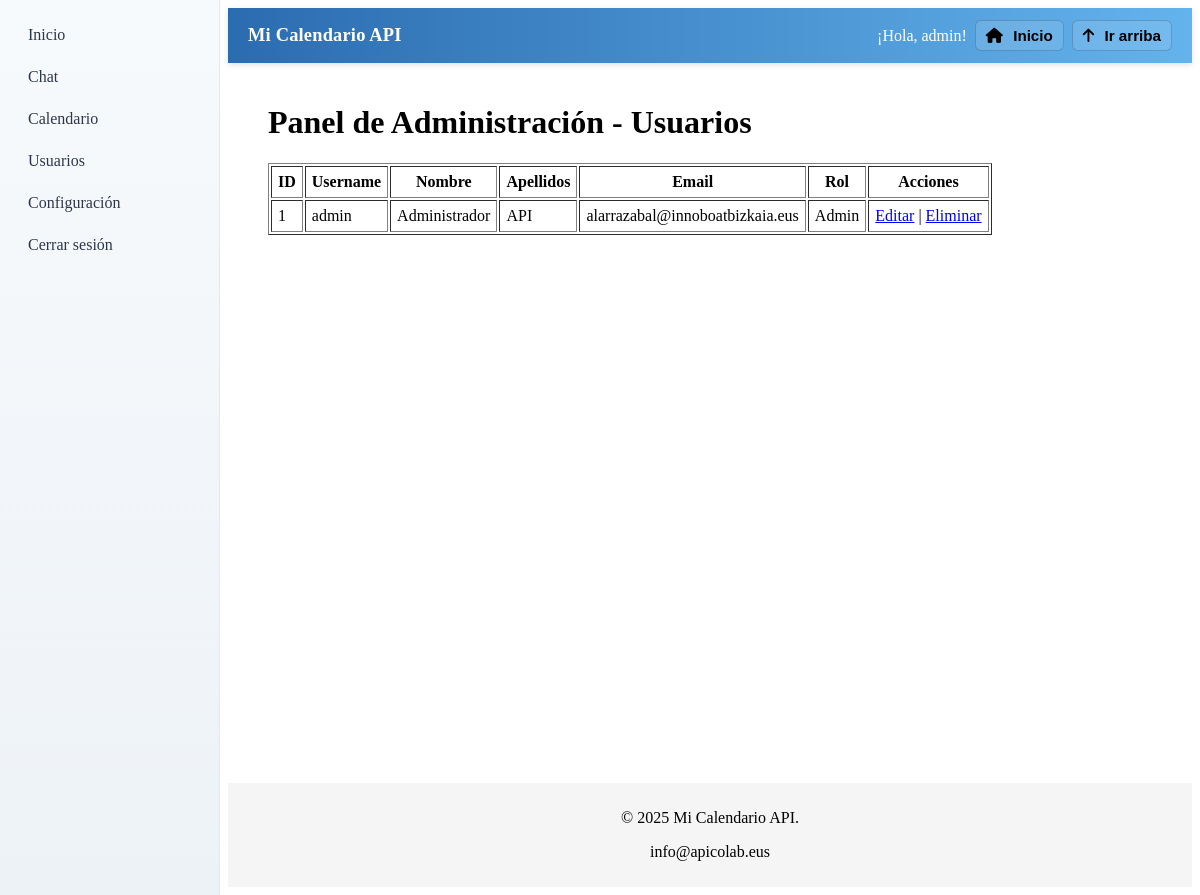
The app's page /app/usuarios/index.php (signed in), older data.
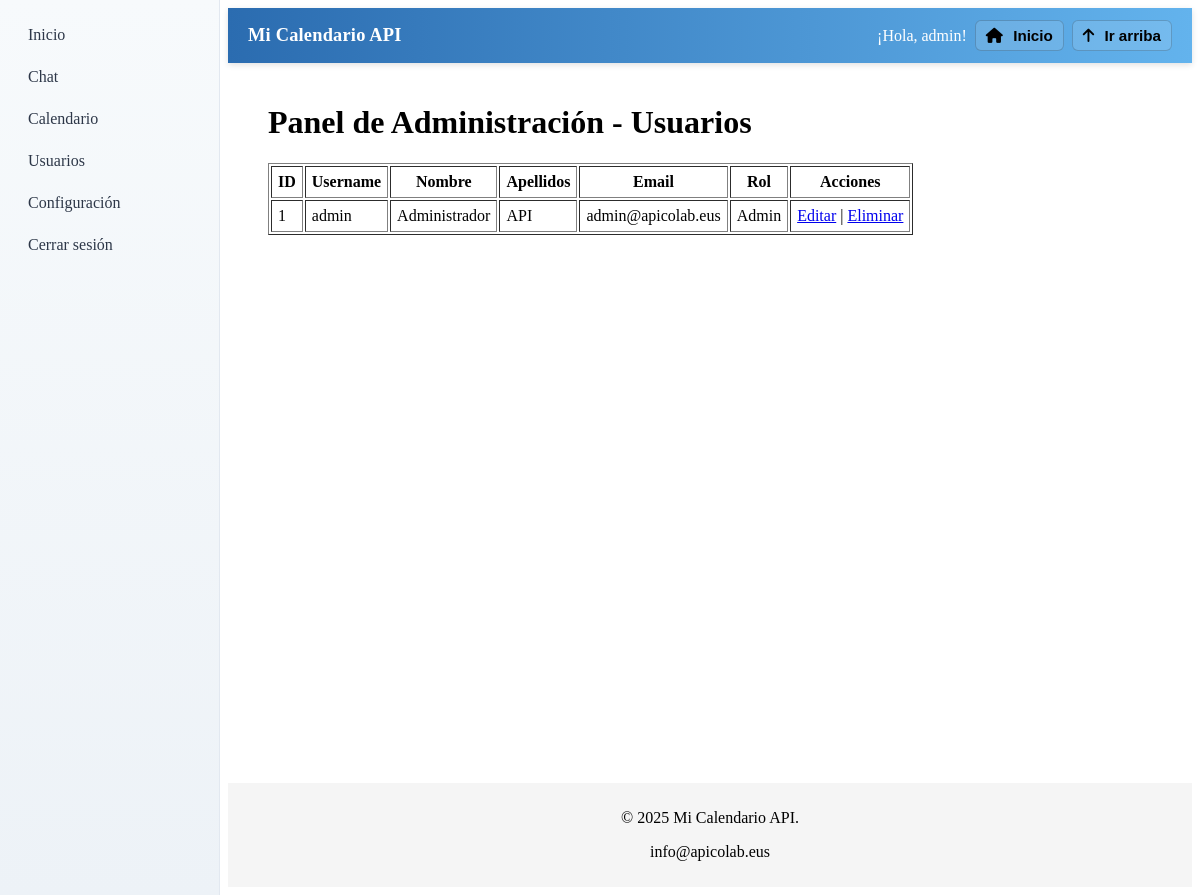
The same page, newer data.
### tables this page shows
CREATE TABLE `Usuarios` (
  `id` int(11) NOT NULL COMMENT 'Id unico que identifica al usuario',
  `username` varchar(20) NOT NULL COMMENT 'Username del usuario',
  `nombre` varchar(50) NOT NULL COMMENT 'Nombre del usuario',
  `apellidos` varchar(255) NOT NULL COMMENT 'Apellido del usuario',
  `mail` varchar(255) NOT NULL COMMENT 'mail del usuario',
  `password` varchar(255) NOT NULL COMMENT 'Contraseña del usuario',
  `activo` int(1) NOT NULL COMMENT 'Estado del usuario: 0-> Desactivado; 1-> Activo',
  `rol` int(11) NOT NULL DEFAULT 0 COMMENT '0-> Solo puede Iniciar sesión y chatear; 1-> Puede añadir eventos; 2->ç'
);

### app/usuarios/cl/Usuario.php (called while the page is built, shortened)
<?php
class Usuarios{
    private $conn;
    public function __construct($dbConnection) {
        $this->conn = $dbConnection;
    }
    public function getAllUsers() {
        $stmt = $this->conn->prepare("SELECT id, username, nombre, apellidos, mail, activo, rol FROM Usuarios");
        $stmt->execute();
        $result = $stmt->get_result();
        return $result;
    }
}

### app/usuarios/index.php (the view, shortened to what this page needs)
<?php
require_once '../conn.php';
require_once 'cl/Usuario.php';
require_once '../templates/header.php';
require_once '../templates/sidebar.php';
$usuarioObj = new Usuarios($conn);
$usuarios = $usuarioObj->getAllUsers();
?>
<h1>Panel de Administración - Usuarios</h1>
<table border="1" cellpadding="6">
    <thead>
        <tr>
            <th>ID</th>
            <th>Username</th>
            <th>Nombre</th>
            <th>Apellidos</th>
            <th>Email</th>
            <th>Rol</th>
            <th>Acciones</th>
        </tr>
    </thead>
    <tbody>
        <?php while ($u = $usuarios->fetch_assoc()) { ?>
            <tr>
                <td><?= $u['id'] ?></td>
                <td><?= htmlspecialchars($u['username']) ?></td>
                <td><?= htmlspecialchars($u['nombre']) ?></td>
                <td><?= htmlspecialchars($u['apellidos']) ?></td>
                <td><?= htmlspecialchars($u['mail']) ?></td>
                <td><?= $u['rol'] == 2 ? 'Admin' : 'Usuario' ?></td>
                <td>
                    <a href="edit_admin.php?id=<?= $u['id'] ?>">Editar</a> |
                    <a href="delete_admin.php?id=<?= $u['id'] ?>"
                       onclick="return confirm('¿Seguro que deseas eliminar esta cuenta?');">
                       Eliminar
                    </a>
                </td>
            </tr>
        <?php } ?>
    </tbody>
</table>
<?php require_once '../templates/footer.php'; ?>

Row changes from the older to the newer data that the page shows:
changed usuarios "admin": mail "alarrazabal@innoboatbizkaia.eus" → "admin@apicolab.eus"
